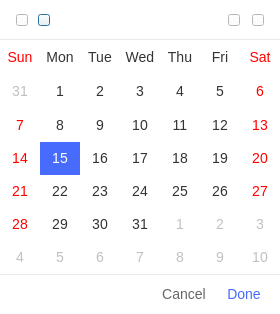
<?xml version="1.0" encoding="UTF-8"?>
<ui version="4.0">
 <class>MyCalendar</class>
 <widget class="QDialog" name="MyCalendar">
  <property name="geometry">
   <rect>
    <x>0</x>
    <y>0</y>
    <width>280</width>
    <height>314</height>
   </rect>
  </property>
  <property name="windowTitle">
   <string>Dialog</string>
  </property>
  <property name="styleSheet">
   <string notr="true">background-color: rgb(255, 255, 255);</string>
  </property>
  <widget class="QCalendarWidget" name="calendarWidget">
   <property name="geometry">
    <rect>
     <x>0</x>
     <y>40</y>
     <width>280</width>
     <height>234</height>
    </rect>
   </property>
   <property name="styleSheet">
    <string notr="true">/* navigation bar */
QCalendarWidget QWidget#qt_calendar_navigationbar { background-color: #ffffff; }

QCalendarWidget QToolButton {
    height: 39px;
    width: 280px;
    color: #333333;
    font-size: 14px;
    icon-size: 12px, 12px;
    background-color: #ffffff;
}
QCalendarWidget QMenu {
    width: 32px;
    left: 20px;
    color: white;
    font-size: 14px;
    background-color: rgb(100, 100, 100);
}
QCalendarWidget QSpinBox { 
    width: 150px; 
    font-size:24px; 
    color: white; 
    background-color: qlineargradient(x1:0, y1:0, x2:0, y2:1, stop: 0 #cccccc, stop: 1 #333333); 
    selection-background-color: rgb(136, 136, 136);
    selection-color: rgb(255, 255, 255);
}
QCalendarWidget QSpinBox::up-button { subcontrol-origin: border;  subcontrol-position: top right;  width:65px; }
QCalendarWidget QSpinBox::down-button {subcontrol-origin: border; subcontrol-position: bottom right;  width:65px;}
QCalendarWidget QSpinBox::up-arrow { width:56px;  height:56px; }
QCalendarWidget QSpinBox::down-arrow { width:56px;  height:56px; }
 
/* header row */
QCalendarWidget QWidget { alternate-background-color: #ffffff; }
 
/* normal days */
QCalendarWidget QAbstractItemView:enabled 
{
	font-family:HelveticaNeue;
    font-size:14px;  
    color: #333333;  
    background-color: white;  
    selection-background-color:#476BFD; 
    selection-color:white; 
}
 
/* days in other months */
QCalendarWidget QAbstractItemView:disabled { color: rgba(0,0,0,0.25); }
</string>
   </property>
   <property name="locale">
    <locale language="English" country="UnitedStates"/>
   </property>
   <property name="verticalHeaderFormat">
    <enum>QCalendarWidget::NoVerticalHeader</enum>
   </property>
   <property name="navigationBarVisible">
    <bool>false</bool>
   </property>
  </widget>
  <widget class="Line" name="OSDline_2">
   <property name="geometry">
    <rect>
     <x>0</x>
     <y>39</y>
     <width>280</width>
     <height>1</height>
    </rect>
   </property>
   <property name="styleSheet">
    <string notr="true">border:none;
background-color: rgba(0,0,0,0.09);</string>
   </property>
   <property name="orientation">
    <enum>Qt::Horizontal</enum>
   </property>
  </widget>
  <widget class="QLabel" name="label_monthyear">
   <property name="geometry">
    <rect>
     <x>70</x>
     <y>10</y>
     <width>141</width>
     <height>20</height>
    </rect>
   </property>
   <property name="styleSheet">
    <string notr="true">	font-family: &quot;HelveticaNeue-Medium&quot;;
	font: 14px;
    color: #333333;</string>
   </property>
   <property name="text">
    <string/>
   </property>
   <property name="alignment">
    <set>Qt::AlignCenter</set>
   </property>
  </widget>
  <widget class="QPushButton" name="pushButton_monsepre">
   <property name="geometry">
    <rect>
     <x>38</x>
     <y>14</y>
     <width>12</width>
     <height>12</height>
    </rect>
   </property>
   <property name="styleSheet">
    <string notr="true">QPushButton{border-image: url(:/images/monthpre.png);}
QPushButton:pressed{border-image: url(:/images/monthpre_p.png);}
</string>
   </property>
   <property name="text">
    <string/>
   </property>
  </widget>
  <widget class="QPushButton" name="pushButton_yearpre">
   <property name="geometry">
    <rect>
     <x>16</x>
     <y>14</y>
     <width>12</width>
     <height>12</height>
    </rect>
   </property>
   <property name="styleSheet">
    <string notr="true">QPushButton{border-image: url(:/images/yearpre.png);}
QPushButton:pressed{border-image: url(:/images/yearpre_p.png);}
</string>
   </property>
   <property name="text">
    <string/>
   </property>
  </widget>
  <widget class="QPushButton" name="pushButton_monthnext">
   <property name="geometry">
    <rect>
     <x>228</x>
     <y>14</y>
     <width>12</width>
     <height>12</height>
    </rect>
   </property>
   <property name="styleSheet">
    <string notr="true">QPushButton{border-image: url(:/images/monthnext.png);}
QPushButton:pressed{border-image: url(:/images/monthnext_p.png);}
</string>
   </property>
   <property name="text">
    <string/>
   </property>
  </widget>
  <widget class="QPushButton" name="pushButton_yearnext">
   <property name="geometry">
    <rect>
     <x>252</x>
     <y>14</y>
     <width>12</width>
     <height>12</height>
    </rect>
   </property>
   <property name="styleSheet">
    <string notr="true">QPushButton{border-image: url(:/images/yearnext.png);}
QPushButton:pressed{border-image: url(:/images/yearnext_p.png);}
</string>
   </property>
   <property name="text">
    <string/>
   </property>
  </widget>
  <widget class="QPushButton" name="pushButton_cancel">
   <property name="geometry">
    <rect>
     <x>161</x>
     <y>283</y>
     <width>46</width>
     <height>22</height>
    </rect>
   </property>
   <property name="styleSheet">
    <string notr="true">QPushButton {
	background-color:transparent;
	border:none;
	color:#666666;
	font-family: &quot;Microsoft YaHei&quot;;
	font-size: 14px;
}
QPushButton:pressed {  
    /* 改变背景色   
    background-color:rgb(40,85,20); */
    /* 使文字有一点移动 */  
    padding-left:2px;  
    padding-top:2px;  
}  
</string>
   </property>
   <property name="text">
    <string>Cancel</string>
   </property>
  </widget>
  <widget class="QPushButton" name="pushButton_done">
   <property name="geometry">
    <rect>
     <x>221</x>
     <y>283</y>
     <width>46</width>
     <height>22</height>
    </rect>
   </property>
   <property name="styleSheet">
    <string notr="true">QPushButton {
	background-color:transparent;
	border:none;
	color:#476BFD;
	font-family: &quot;Microsoft YaHei&quot;;
	font-size: 14px;
}
QPushButton:pressed {  
    /* 改变背景色   
    background-color:rgb(40,85,20); */
    /* 使文字有一点移动 */  
    padding-left:2px;  
    padding-top:2px;  
}  
</string>
   </property>
   <property name="text">
    <string>Done</string>
   </property>
  </widget>
  <widget class="Line" name="OSDline_3">
   <property name="geometry">
    <rect>
     <x>0</x>
     <y>274</y>
     <width>280</width>
     <height>1</height>
    </rect>
   </property>
   <property name="styleSheet">
    <string notr="true">border:none;
background-color: rgba(0,0,0,0.09);</string>
   </property>
   <property name="orientation">
    <enum>Qt::Horizontal</enum>
   </property>
  </widget>
 </widget>
 <resources/>
 <connections/>
</ui>
